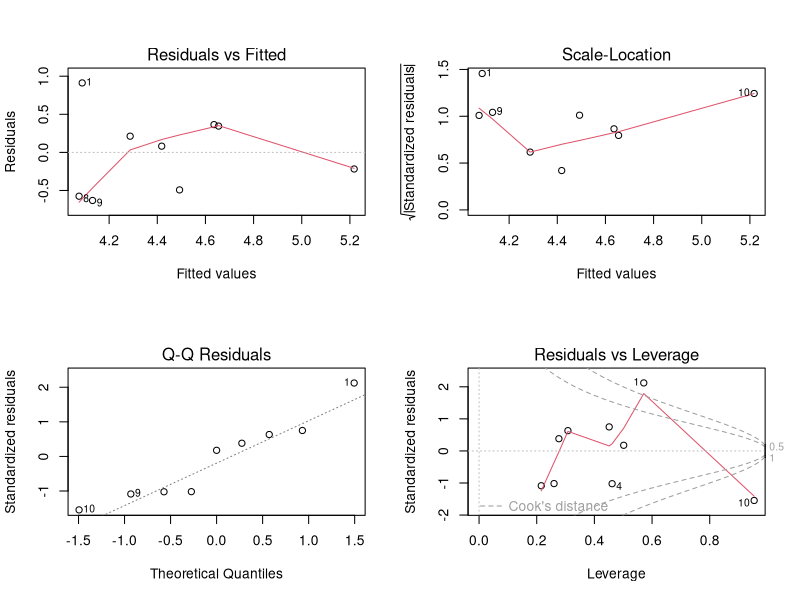
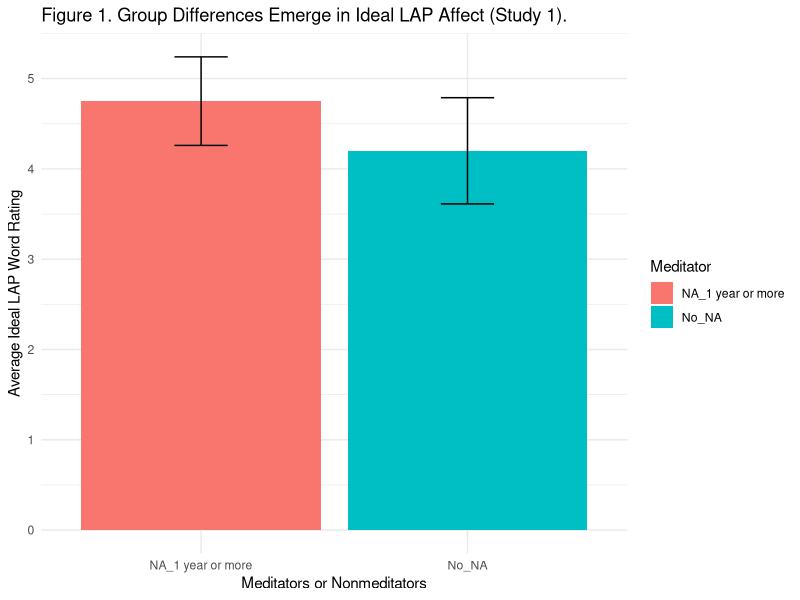

Here is the R script that generated these plots, in order:
## ---- chunk 1
data <- matrix(c(80, 73, 90, 97, 95, 119), nrow=3, byrow=T)
colnames(data) <- c("Power (%)", "Sample Size")
## ---- chunk 2
knitr::kable(data, caption = "A Prior Power Tests") 
## ---- chunk 3
library(forcats)
library(tidyverse)
library(dplyr)
library(tidyr)
pilotBData <- read_csv(file="PilotB.csv", col_names = T, col_types = NULL, na = c("", "NA")) 
## ---- chunk 4
pilotBData <- pilotBData %>%
  unite(Meditator, nonmeditator, meditator)
## ---- chunk 5
# https://web.stanford.edu/class/psych253/tutorials/FactorAnalysis.html
# composite factors
IdealLAP <- rowMeans(cbind(pilotBData$I_calm, pilotBData$I_peaceful))
IdealHAP <- rowMeans(cbind(pilotBData$I_enthusiastic, pilotBData$I_euphoric))
ActualLAP <- rowMeans(cbind(pilotBData$A_calm, pilotBData$A_peaceful))
ActualHAP <- rowMeans(cbind(pilotBData$A_enthusiastic, pilotBData$A_euphoric))
# combine into dataframe
combined_data <- cbind(IdealLAP, IdealHAP, ActualLAP, ActualHAP)
combined_data <- as.data.frame(combined_data)
# join with relevent parts of pilotBData
B <- cbind(pilotBData$Meditator, pilotBData$Age)
B <- as.data.frame(B)
joined <-  cbind(B, combined_data)
joined <- as.data.frame(joined)
# Change column names for V1 and V2 to Meditator and Age.
colnames(joined)[1] <- "Meditator"
colnames(joined)[2] <- "Age"
## ---- chunk 6
sem <- function(x) {sd(x, na.rm=TRUE) / sqrt(sum(!is.na((x))))}
ci <- function(x) {sem(x) * 1.96}
## ---- chunk 7
# First, clean up "joined": remove participants with "NA_NA" under "Meditator". These are participants who do not qualify as either Meditators or Nonmeditators.
joined <- joined %>%
  filter(Meditator != "NA_NA")
# Now remove "No_NA." This is a participant who qualified as a Nonmeditator but chose not to do the AVI (i.e. chose not to take the Bonus).
joined <- joined[complete.cases(joined$Age),]
# Change "Age" from factor to numeric
joined$Age <- as.numeric(as.character(joined$Age))
## ---- chunk 8
# Change names of factor levels for Meditator from "NA_1 year or more" and "No_NA" to "Meditators" and "Nonmeditators". There will also be a blank for the NA_NA group that are not included in the final plot.
levels(joined$Meditator) <- c("Meditators", "", "Nonmeditators")
## ---- chunk 9
toPlot <- joined %>%
  group_by(Meditator) %>%
  summarise(MeanAge = mean(Age),
            MeanActualLAP = mean(ActualLAP),
            MeanIdealLAP = mean(IdealLAP),
            "ci" = ci(IdealLAP),
            cilow = MeanIdealLAP - ci,
            cihi = MeanIdealLAP + ci)
## ---- chunk 10
knitr::kable(toPlot, caption = "Summary Data") 
## ---- chunk 11
fit2 <- aov(IdealLAP ~ Meditator + Age + ActualLAP, data=joined)
fit2
## ---- chunk 12
layout(matrix(c(1,2,3,4),2,2))
plot(fit2)
## ---- chunk 13
fit2_summary <- summary(fit2)
## ---- chunk 14
print(xtable::xtable(fit2_summary, caption = "ANCOVA Summary"),
type = "html", html.table.attributes = "border=0")
## ---- chunk 15
library(ggplot2)
p <- ggplot(data=toPlot,
            mapping = aes(x=Meditator, 
                          y = MeanIdealLAP))
p + geom_col(aes(fill = Meditator))+
  xlab("Meditators or Nonmeditators")+ 
  ylab("Average Ideal LAP Word Rating")+
  ggtitle("Figure 1. Group Differences Emerge in Ideal LAP Affect (Study 1).")+
  theme_minimal()+
  geom_errorbar(data = toPlot,
                mapping = aes(x=Meditator, ymin=cilow, ymax=cihi), 
                width=.2,                   
                position=position_dodge(.9))
 
## ---- chunk 16
###Data Preparation

####Load Relevant Libraries and Functions

####Import data

#### Data exclusion / filtering

#### Prepare data for analysis - create columns etc.
